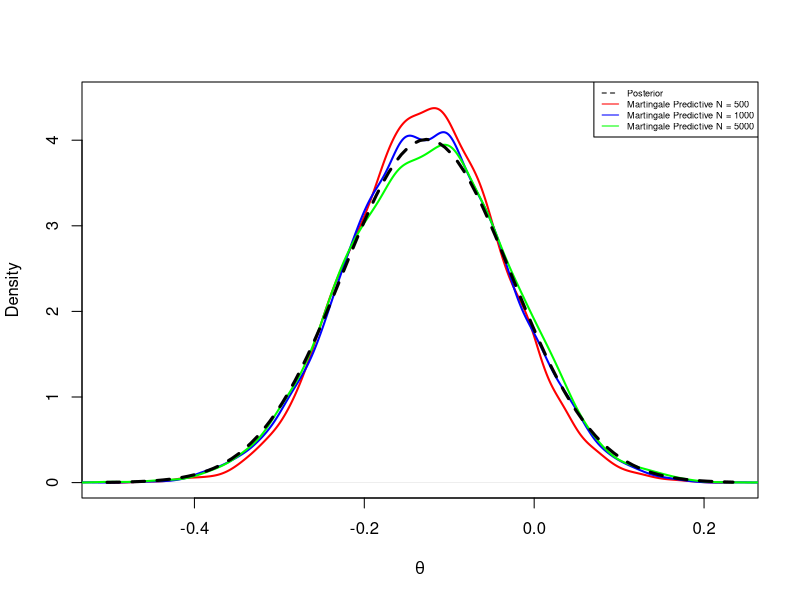
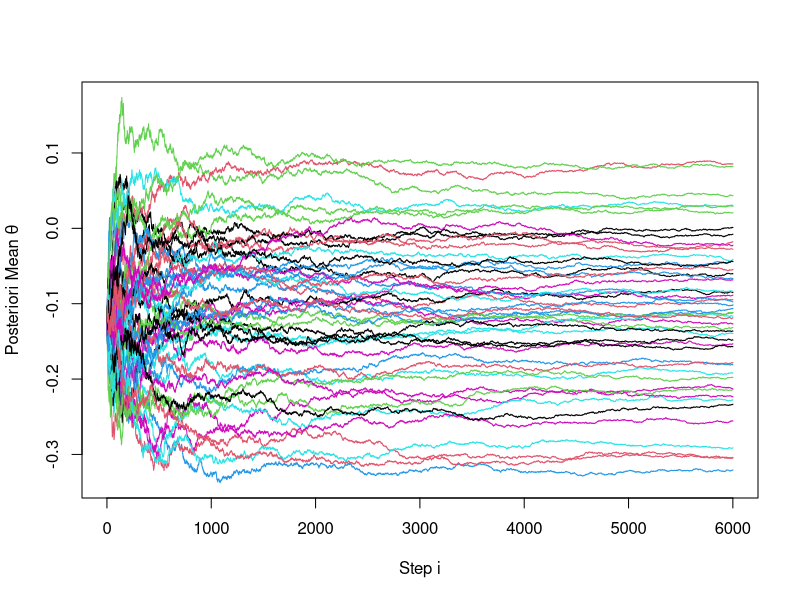
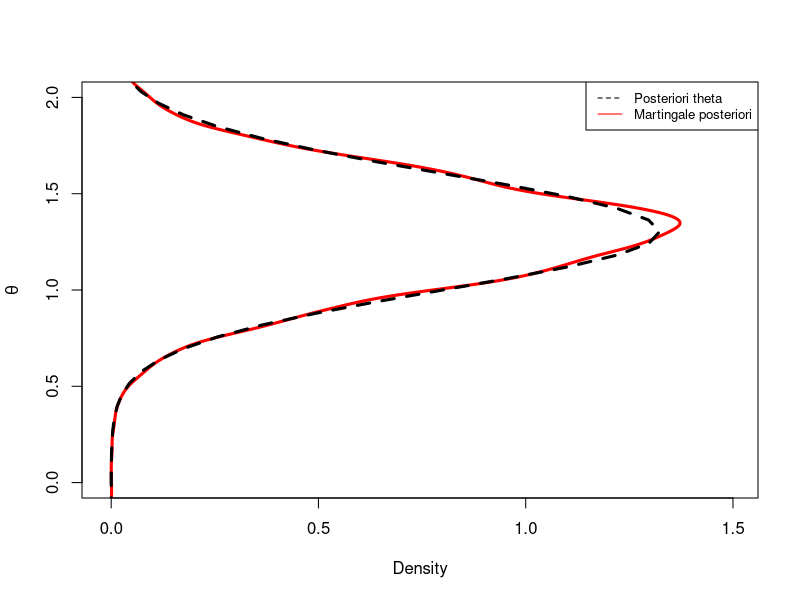
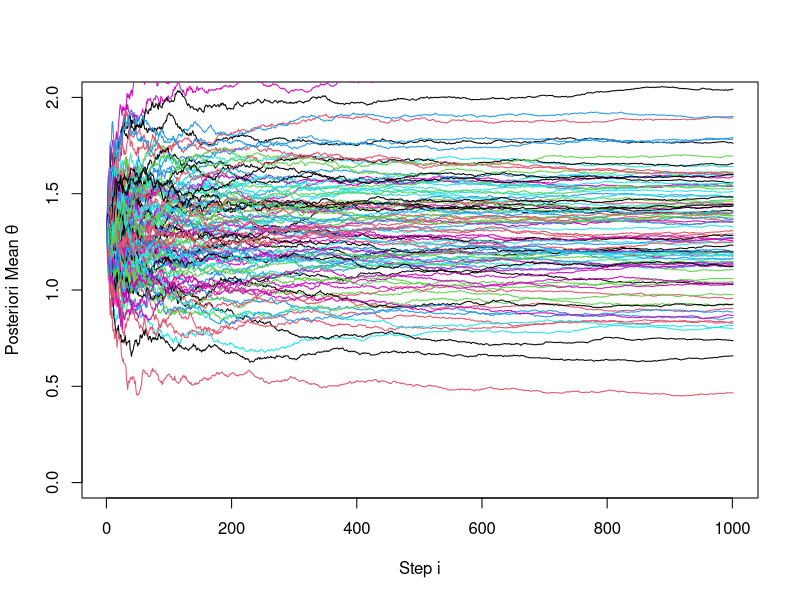
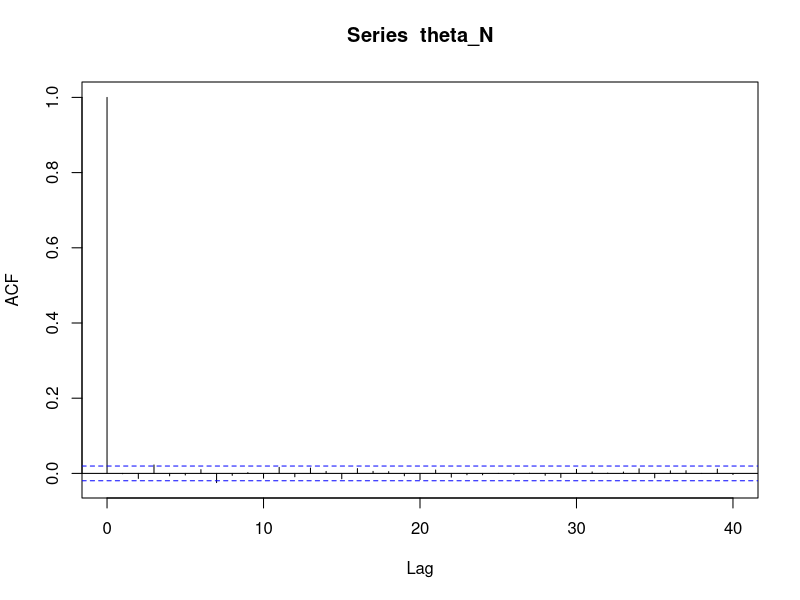
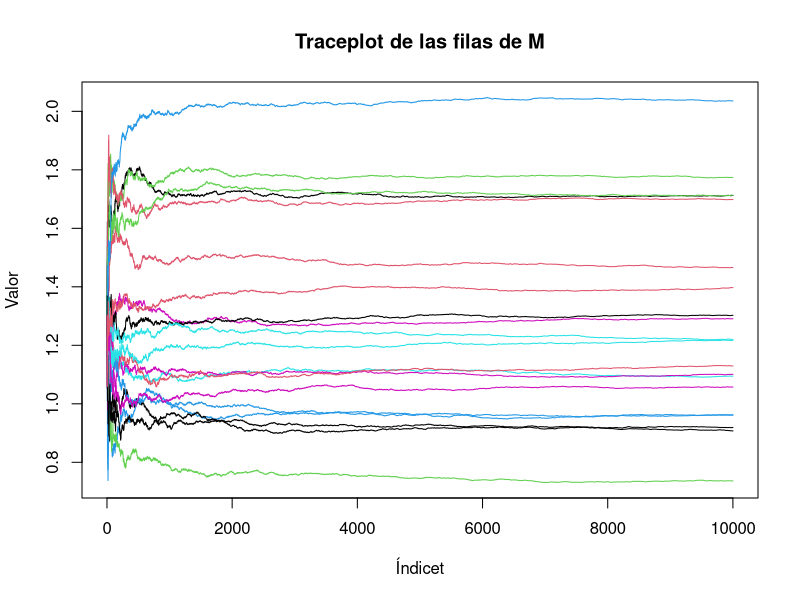
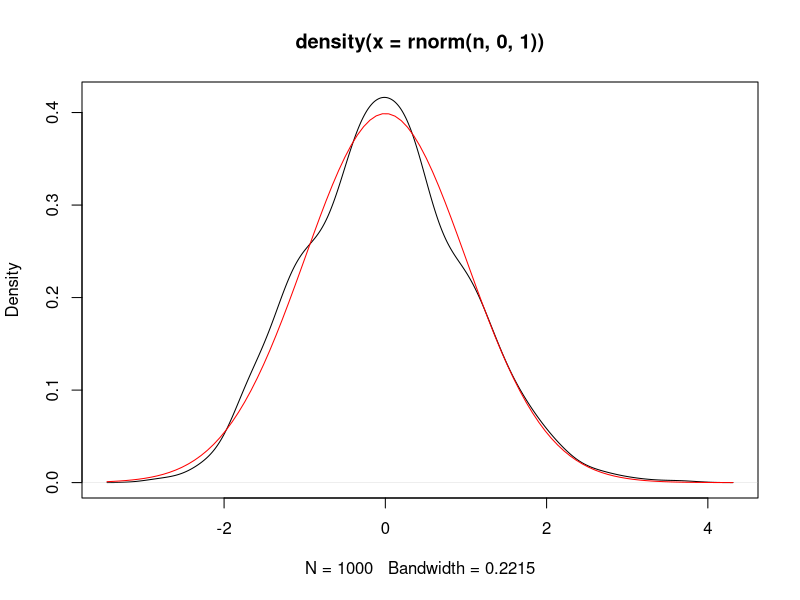

The R script that drew these images, in order:
# Martingalas Bayes Prediction Ejemplo 1


f_y_yn <- function(theta_n, n, N, R){
  theta_matrix = matrix(nrow = R, ncol = N +1)
  theta_matrix[,1] = theta_n
  for(j in 1:N){
    Y_n_j = rnorm(R, theta_matrix[, j], sqrt(1/(n + j) + 1))
    theta_matrix[,j + 1] = (theta_matrix[,j] * (n+j) + Y_n_j)/(n+j +1)
  }
  
  return(theta_matrix)
}


# Datos simulados
n = 100
theta = rnorm(1, 0, 1)
Y = rnorm(n, theta, 1)
S_y = sum(Y)
theta_n = S_y/(n+1)
var_n = 1/(n+1)

# Correr las trazas
N1 = 500
N2 = 1000
N3 = 5000
R = 10000
theta_N1 = f_y_yn(theta_n, n, N1,R)[,N1]
theta_N2 = f_y_yn(theta_n, n, N2,R)[,N2]
theta_N3 = f_y_yn(theta_n, n, N3,R)[,N3]
# comparación distintos N ----
plot(density(theta_N1), xlab = expression(theta), ylim = c(0,4.5), col = "red", main ="", lwd = 2)
lines(density(theta_N2), col = "blue", lwd = 2)
lines(density(theta_N3), col = "green", lwd = 2)
curve(dnorm(x,theta_n, sqrt(var_n)), add = T, col = "black", lwd = 3,lty = 2)
legend("topright",c( "Posterior", "Martingale Predictive N = 500",
                     "Martingale Predictive N = 1000", "Martingale Predictive N = 5000"), 
       col = c("black", "red", "blue","green"), cex = .55, lty = c(2,1,1,1))

# Traceplot de la matriz M
matplot(t(f_y_yn(theta_n, n, 6000,R = 50)),
        type = "l",lty = 1, xlab = "Step i", ylab = expression("Posteriori Mean " * theta), 
        main = "")


#. Graficos inveros ----
n = 10
theta = rnorm(1, 0, 1)
Y = rnorm(n, theta, 1)
S_y = sum(Y)
theta_n = S_y/(n+1)
var_n = 1/(n+1)
N = 1000
R = 10000
M = f_y_yn(theta_n, n, N,R)
theta_N = M[,N]
D = density(theta_N)
# Range of values for y
y <- seq(-3, 3, length.out = 100)

plot(D$y, D$x, ylim = c(0,2), type = "l", 
     xlim =c(-.01, 1.5),lwd= 3, main = "", xlab = "Density", ylab = expression(theta), col = "red")
lines(dnorm(y,theta_n, sqrt(var_n)), y, col = "black", lwd= 3, lty = 2)
#abline(h = theta, col = "blue", lty = 2)
legend("topright", c("Posteriori theta","Martingale posteriori"),
       col = c("black", "red"), lty =c (2,1,2) ,cex = 0.8)


# Traceplot de la matriz M
matplot(t(M[1:100,]), ylim = c(0,2),
        type = "l",lty = 1, xlab = "Step i", ylab = expression("Posteriori Mean " * theta), 
        main = "")


mean(theta_N)
theta
var(theta_N)
var_n

acf(theta_N)

# Traceplot 
matplot(t(f_y_yn(theta_n, n, N=10000,R = 20)), 
        type = "l" ,lty = 1, xlab = "Índicet",
        ylab = "Valor", main = "Traceplot de las filas de M", )



## Recordar que density puede no ajustar tan bien.

n = 1000
plot(density(rnorm(n,0,1)))
curve(dnorm(x,0,1), add = T, col = "red")

